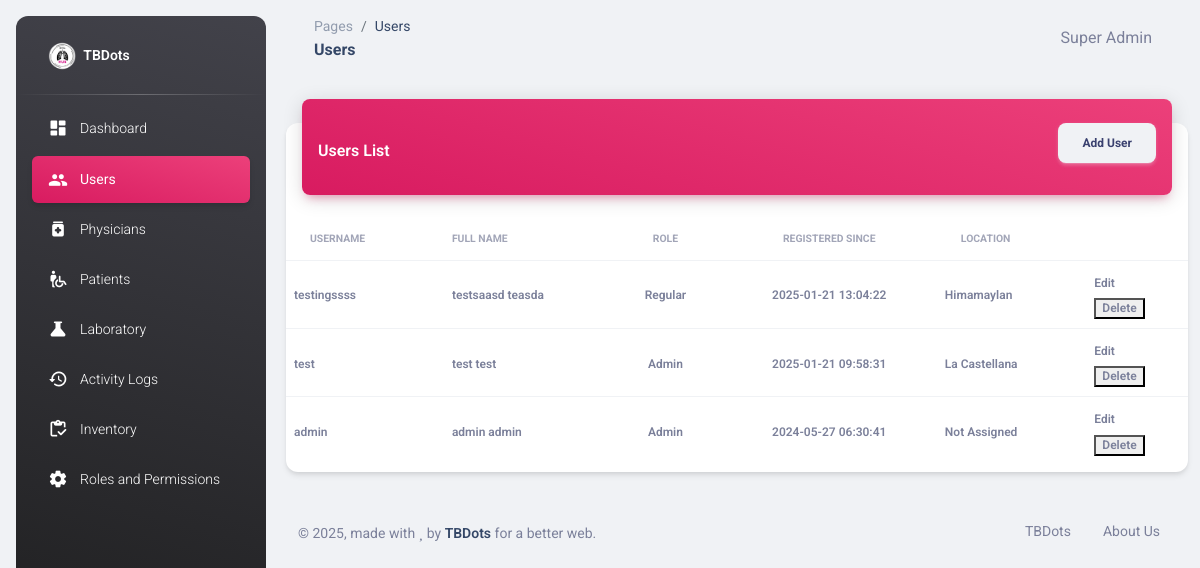
The page /users.php (signed in) on the database as committed earlier.
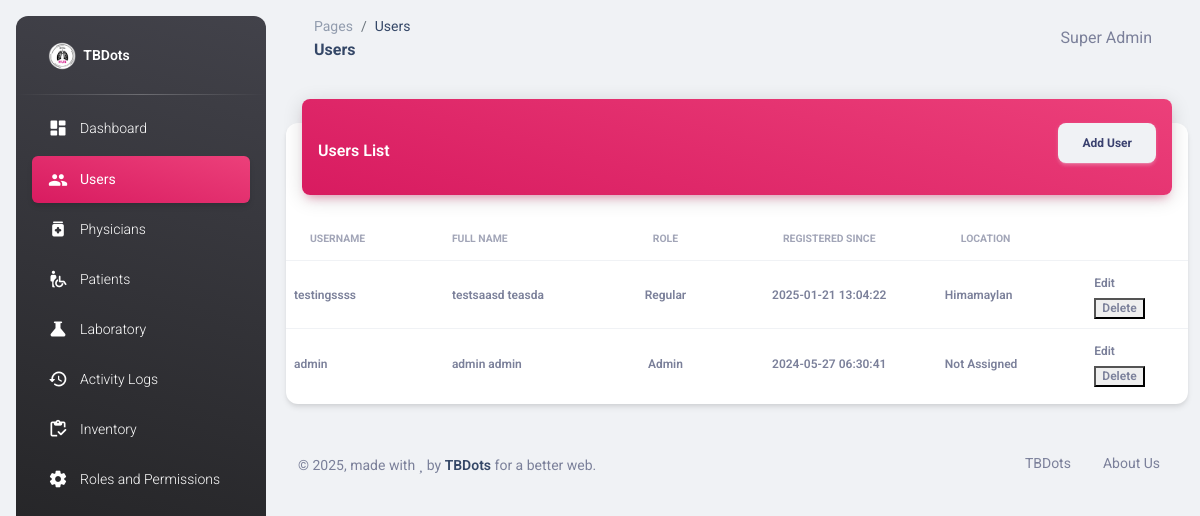
The same page on the database as committed later.
### tables this page shows
CREATE TABLE IF NOT EXISTS `users` (
  `id` int NOT NULL AUTO_INCREMENT,
  `username` varchar(50) NOT NULL,
  `password` text NOT NULL,
  `first_name` text NOT NULL,
  `last_name` text NOT NULL,
  `role` int NOT NULL DEFAULT '0',
  `updated_at` timestamp NOT NULL DEFAULT CURRENT_TIMESTAMP,
  `created_at` timestamp NOT NULL DEFAULT CURRENT_TIMESTAMP ON UPDATE CURRENT_TIMESTAMP,
  `location_id` int DEFAULT NULL,
  PRIMARY KEY (`id`),
  KEY `FK_users_roles` (`role`),
  KEY `location_id` (`location_id`),
  CONSTRAINT `FK_users_roles` FOREIGN KEY (`role`) REFERENCES `roles` (`id`) ON DELETE CASCADE ON UPDATE CASCADE,
  CONSTRAINT `users_ibfk_1` FOREIGN KEY (`location_id`) REFERENCES `locations` (`id`)
);

CREATE TABLE IF NOT EXISTS `roles` (
  `id` int NOT NULL AUTO_INCREMENT,
  `description` varchar(50) NOT NULL DEFAULT '0',
  `module` text NOT NULL,
  `updated_at` timestamp NULL DEFAULT CURRENT_TIMESTAMP ON UPDATE CURRENT_TIMESTAMP,
  `created_at` timestamp NULL DEFAULT CURRENT_TIMESTAMP,
  PRIMARY KEY (`id`)
);

CREATE TABLE IF NOT EXISTS `municipalities` (
  `id` int NOT NULL AUTO_INCREMENT,
  `location` text NOT NULL,
  `contact` varchar(50) DEFAULT NULL,
  `updated_at` timestamp NOT NULL DEFAULT CURRENT_TIMESTAMP ON UPDATE CURRENT_TIMESTAMP,
  `created_at` timestamp NOT NULL DEFAULT CURRENT_TIMESTAMP,
  PRIMARY KEY (`id`)
);

### users.php (the view, shortened to what this page needs)
<?php
require_once "connection/db.php";
include_once('head.php');
$sql = "SELECT users.id, username, first_name, last_name, password,
        roles.module, roles.description, roles.id as role_id,
        users.created_at, municipalities.location as municipality,
        users.location_id
        FROM users
        INNER JOIN roles ON users.role = roles.id
        LEFT JOIN municipalities ON users.location_id = municipalities.id
        WHERE users.role NOT IN (1,3)
        ORDER BY users.created_at DESC";
$users = $conn->query($sql);
?>
<body class="g-sidenav-show  bg-gray-200">
  <?php
    include_once('sidebar.php');
  ?>
  <main class="main-content position-relative max-height-vh-100 h-100 border-radius-lg ">
    <?php
      include_once('navbar.php');
    ?>
    <div class="container-fluid py-4">
      <div class="row">
        <div class="col-12">
          <div class="card my-4">
            <div class="card-header p-0 position-relative mt-n4 mx-3 z-index-2">
              <div class="bg-gradient-primary shadow-primary border-radius-lg pt-4 pb-3 d-flex justify-content-between align-items-center">
                <h6 class="text-white text-capitalize ps-3 mb-0">Users List</h6>
                <?php if(isset($_SESSION['module']) && in_array(2, $_SESSION['module'])): ?>
                  <button type="button" class="btn btn-light text-capitalize me-3" data-bs-toggle="modal" data-bs-target="#addUserModal">
                    Add User
                  </button>
                <?php endif; ?>
              </div>
            </div>
            <div class="card-body px-0 pb-2">
              <div class="table-responsive p-0">
                <table class="table align-items-center mb-0">
                  <thead>
                    <tr>
                      <th class="text-uppercase text-secondary text-xxs font-weight-bolder opacity-7">Username</th>
                      <th class="text-uppercase text-secondary text-xxs font-weight-bolder opacity-7 ps-2">Full name</th>
                      <th class="text-center text-uppercase text-secondary text-xxs font-weight-bolder opacity-7">Role</th>
                      <th class="text-center text-uppercase text-secondary text-xxs font-weight-bolder opacity-7">Registered Since</th>
                      <th class="text-uppercase text-secondary text-xxs font-weight-bolder opacity-7">Location</th>
                      <th class="text-secondary opacity-7"></th>
                    </tr>
                  </thead>
                  <tbody>
                    <?php
                        if ($users->num_rows > 0) {
                          while($row = $users->fetch_assoc()) {
                            echo "
                              <tr>
                                <td><span class='text-secondary text-xs font-weight-bold'>".$row["username"]."</span></td>
                                <td><span class='text-secondary text-xs font-weight-bold'>".$row["first_name"]. " ".$row["last_name"]."</span></td>
                                <td class='text-center'><span class='text-secondary text-xs font-weight-bold'>".$row["description"]."</span></td>
                                <td class='text-center'><span class='text-secondary text-xs font-weight-bold'>".$row["created_at"]."</span></td>
                                <td><span class='text-secondary text-xs font-weight-bold'>";
                            echo ($row["municipality"] ? $row["municipality"] : 'Not Assigned');
                            echo "</span></td>
                                <td class='align-middle'>";
                            echo in_array(3, $_SESSION['module']) ? "
                              <a href='javascript:void(0);' onclick='editUser(\"".$row["id"]."\",\"".$row["username"]."\",\"".$row["first_name"]."\",\"".$row["last_name"]."\",\"".$row["role_id"]."\",\"".($row["location_id"] ?? "")."\")' class='text-secondary font-weight-bold text-xs' data-toggle='tooltip' data-original-title='Edit user'>
                                Edit
                              </a>" : "";
                            echo in_array(4, $_SESSION['module']) ? "
                              <form method='POST' action='".htmlspecialchars($_SERVER["PHP_SELF"])."'>
                                  <input type='hidden' name='delete_id' value='".$row["id"]."'>
                                  <button type='submit' class='text-secondary font-weight-bold text-xs' data-toggle='tooltip' data-original-title='Delete user'>
                                      Delete
                                  </button>
                              </form>" : "";
                            echo "
                              </td>
                              </tr>
                            ";
                          }
                        }
                    ?>
                  </tbody>
                </table>
              </div>
            </div>
          </div>
        </div>
      </div>
      <?php
        include_once('footer.php');
      ?>
    </div>
  </main>
</body>
</html>

Rows that differ between the two databases and show on the page:
removed users: username "test", first_name "test", last_name "test", role.description "Admin", created_at "2025-01-21 09:58:31", municipalities.location "La Castellana"
